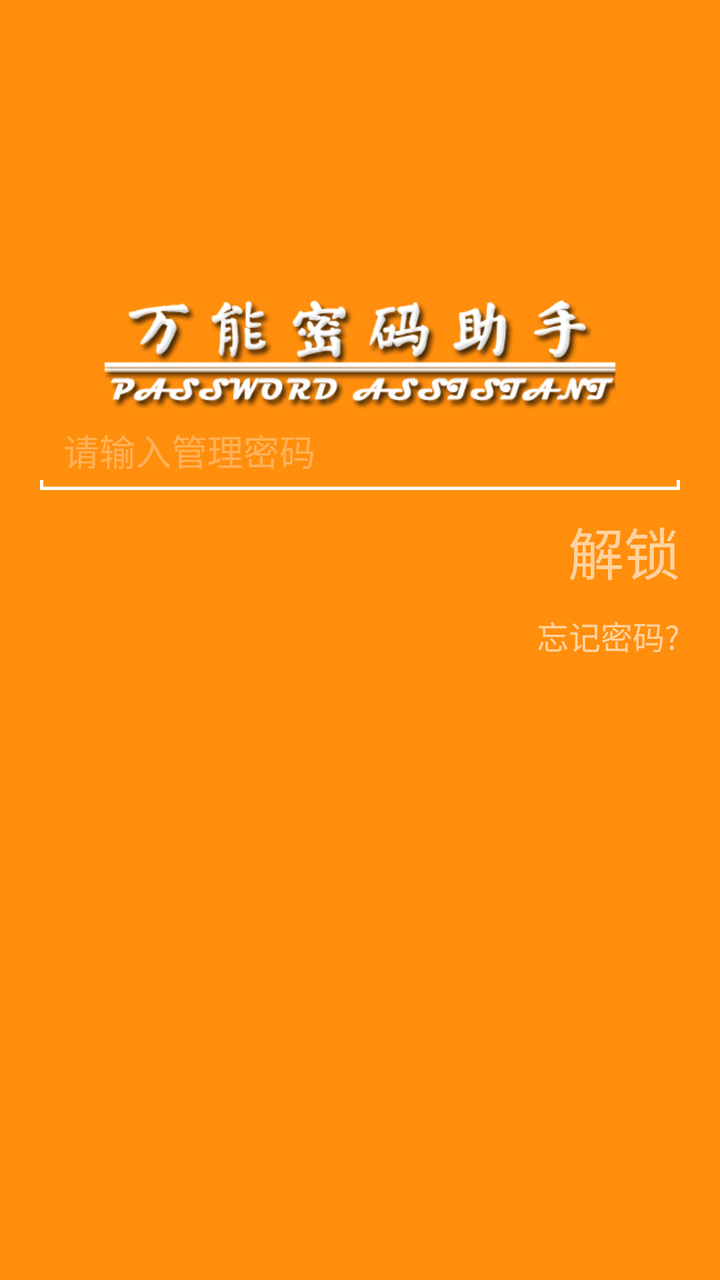
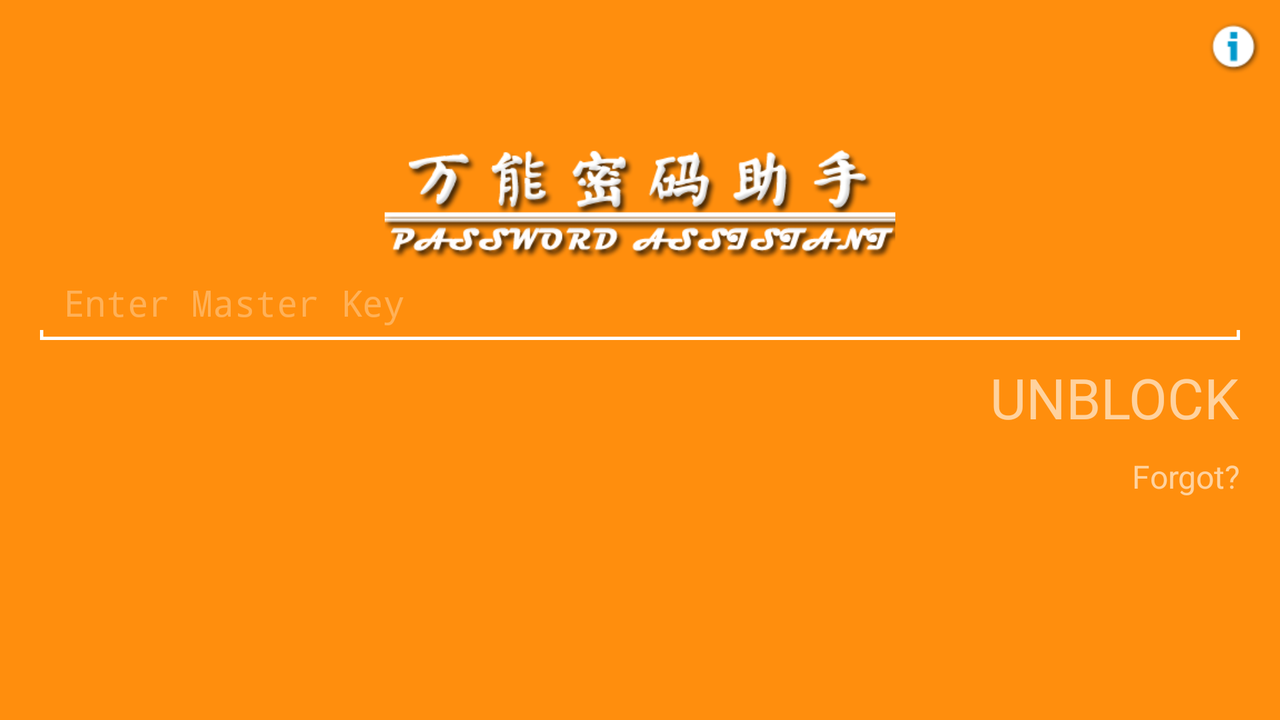

Compare how this app lays out the same screen by default and in its alternative resource folder. The renders come first, then the two layout files and the values they reference.
<!-- AndroidManifest.xml: application theme noAnimTheme -->
<!-- res/layout/new_entry_page.xml -->
<?xml version="1.0" encoding="utf-8"?>
<LinearLayout android:orientation="vertical" android:background="#ffff8e0d" android:layout_width="fill_parent" android:layout_height="fill_parent"
  xmlns:android="http://schemas.android.com/apk/res/android">
    <ScrollView android:id="@id/scrollView1" android:layout_width="fill_parent" android:layout_height="fill_parent">
        <RelativeLayout android:id="@id/relativeLayout1" android:background="#ffff8e0d" android:layout_width="fill_parent" android:layout_height="fill_parent"
          xmlns:android="http://schemas.android.com/apk/res/android">
            <LinearLayout android:orientation="vertical" android:id="@id/linearLayout_content" android:paddingBottom="20.0dip" android:layout_width="fill_parent" android:layout_height="wrap_content" android:layout_marginLeft="20.0dip" android:layout_marginRight="20.0dip" android:layout_below="@id/imageView1">
                <RelativeLayout android:layout_width="fill_parent" android:layout_height="35.0dip" android:layout_marginTop="5.0dip">
                    <View android:background="#ffffffff" android:layout_width="fill_parent" android:layout_height="5.0dip" android:layout_alignParentBottom="true" />
                    <EditText android:textColor="#ffffffff" android:textColorHint="#50ffffff" android:id="@id/txt_master_key" android:background="#ffff8e0d" android:paddingLeft="10.0dip" android:paddingTop="5.0dip" android:paddingRight="10.0dip" android:paddingBottom="5.0dip" android:layout_width="fill_parent" android:layout_height="fill_parent" android:layout_margin="1.5dip" android:hint="请输入管理密码" android:singleLine="true" android:layout_alignParentTop="true" android:layout_centerHorizontal="true" android:inputType="textPassword" />
                </RelativeLayout>
                <LinearLayout android:gravity="right" android:orientation="horizontal" android:background="@null" android:layout_width="fill_parent" android:layout_height="wrap_content" android:layout_marginTop="10.0dip" android:weightSum="2.0">
                    <TextView android:textSize="28.0sp" android:textColor="@color/textview_style_white" android:id="@id/btn_unblock" android:clickable="true" android:layout_width="wrap_content" android:layout_height="wrap_content" android:text="解锁" android:onClick="btnUnlock" />
                </LinearLayout>
                <LinearLayout android:orientation="horizontal" android:id="@id/linearLayout_inner" android:layout_width="fill_parent" android:layout_height="wrap_content" android:layout_marginTop="10.0dip">
                    <TextView android:textSize="16.0dip" android:textColor="@color/textview_style_white" android:gravity="right" android:id="@id/txt_forgot_master_key" android:clickable="true" android:layout_width="fill_parent" android:layout_height="wrap_content" android:text="忘记密码?" android:onClick="forgotPassword" />
                </LinearLayout>
            </LinearLayout>
            <ImageView android:id="@id/imageView1" android:layout_width="wrap_content" android:layout_height="55.0dip" android:layout_marginTop="150.0dip" android:src="@drawable/pp_text_shadow" android:layout_alignParentLeft="true" android:layout_alignParentRight="true" />
        </RelativeLayout>
    </ScrollView>
</LinearLayout>
<!-- resources referenced by this layout -->
<resources>
  <!-- drawable pp_text_shadow: png bitmap (drawable-hdpi, 41544 bytes) -->
  <style name="noAnimTheme" parent="@android:style/Theme">
          <item name="android:windowNoTitle">true</item>
          <item name="android:windowAnimationStyle">@null</item>
      </style>
</resources>
<!-- res/layout-land/new_entry_page.xml (the repository's variant of the layout above) -->
<!-- drawn on the phone turned sideways -->
<?xml version="1.0" encoding="utf-8"?>
<LinearLayout android:orientation="vertical" android:background="#ffff8e0d" android:layout_width="fill_parent" android:layout_height="fill_parent"
  xmlns:android="http://schemas.android.com/apk/res/android">
    <ScrollView android:id="@id/scrollView1" android:layout_width="fill_parent" android:layout_height="fill_parent">
        <RelativeLayout android:id="@id/relativeLayout1" android:background="#ffff8e0d" android:layout_width="fill_parent" android:layout_height="fill_parent"
          xmlns:android="http://schemas.android.com/apk/res/android">
            <LinearLayout android:orientation="vertical" android:id="@id/linearLayout_content" android:paddingBottom="20.0dip" android:layout_width="fill_parent" android:layout_height="wrap_content" android:layout_marginLeft="20.0dip" android:layout_marginRight="20.0dip" android:layout_below="@id/imageView1">
                <RelativeLayout android:layout_width="fill_parent" android:layout_height="35.0dip" android:layout_marginTop="5.0dip">
                    <View android:background="#ffffffff" android:layout_width="fill_parent" android:layout_height="5.0dip" android:layout_alignParentBottom="true" />
                    <EditText android:textColor="#ffffffff" android:textColorHint="#50ffffff" android:id="@id/txt_master_key" android:background="#ffff8e0d" android:paddingLeft="10.0dip" android:paddingTop="5.0dip" android:paddingRight="10.0dip" android:paddingBottom="5.0dip" android:layout_width="fill_parent" android:layout_height="fill_parent" android:layout_margin="1.5dip" android:hint="Enter Master Key" android:singleLine="true" android:layout_alignParentTop="true" android:layout_centerHorizontal="true" android:inputType="textPassword" />
                </RelativeLayout>
                <LinearLayout android:gravity="right" android:orientation="horizontal" android:background="@null" android:layout_width="fill_parent" android:layout_height="wrap_content" android:layout_marginTop="10.0dip" android:weightSum="2.0">
                    <TextView android:textSize="28.0sp" android:textColor="@color/textview_style_white" android:id="@id/btn_unblock" android:clickable="true" android:layout_width="wrap_content" android:layout_height="wrap_content" android:text="UNBLOCK" android:onClick="btnUnlock" />
                </LinearLayout>
                <LinearLayout android:orientation="horizontal" android:id="@id/linearLayout_inner" android:layout_width="fill_parent" android:layout_height="wrap_content" android:layout_marginTop="10.0dip">
                    <TextView android:textSize="16.0dip" android:textColor="@color/textview_style_white" android:gravity="right" android:id="@id/txt_forgot_master_key" android:clickable="true" android:layout_width="fill_parent" android:layout_height="wrap_content" android:text="Forgot?" android:onClick="forgotPassword" />
                </LinearLayout>
            </LinearLayout>
            <ImageView android:id="@id/img_help" android:layout_width="wrap_content" android:layout_height="wrap_content" android:layout_margin="10.0dip" android:src="@drawable/custom_info_main" android:layout_alignParentTop="true" android:layout_alignParentRight="true" android:onClick="help" />
            <ImageView android:id="@id/imageView1" android:layout_width="wrap_content" android:layout_height="55.0dip" android:layout_marginTop="75.0dip" android:src="@drawable/pp_text_shadow" android:layout_alignParentLeft="true" android:layout_alignParentRight="true" />
        </RelativeLayout>
    </ScrollView>
</LinearLayout>
<!-- resources referenced by the variant -->
<!-- as the phone turned sideways resolves them -->
<resources>
  <!-- drawable custom_info_main (drawable-hdpi) -->
  <?xml version="1.0" encoding="utf-8"?>
  <selector
    xmlns:android="http://schemas.android.com/apk/res/android">
      <item android:state_selected="true" android:drawable="@drawable/info_main_pressed" />
      <item android:state_pressed="true" android:drawable="@drawable/info_main_pressed" />
      <item android:state_focused="true" android:drawable="@drawable/info_main_pressed" />
      <item android:drawable="@drawable/info_main" />
  </selector>
  <!-- drawable pp_text_shadow: png bitmap (drawable-hdpi, 41544 bytes) -->
  <style name="noAnimTheme" parent="@android:style/Theme">
          <item name="android:windowNoTitle">true</item>
          <item name="android:windowAnimationStyle">@null</item>
      </style>
  <!-- drawable info_main_pressed: png bitmap (drawable-hdpi, 1543 bytes) -->
  <!-- drawable info_main: png bitmap (drawable-hdpi, 1637 bytes) -->
</resources>
